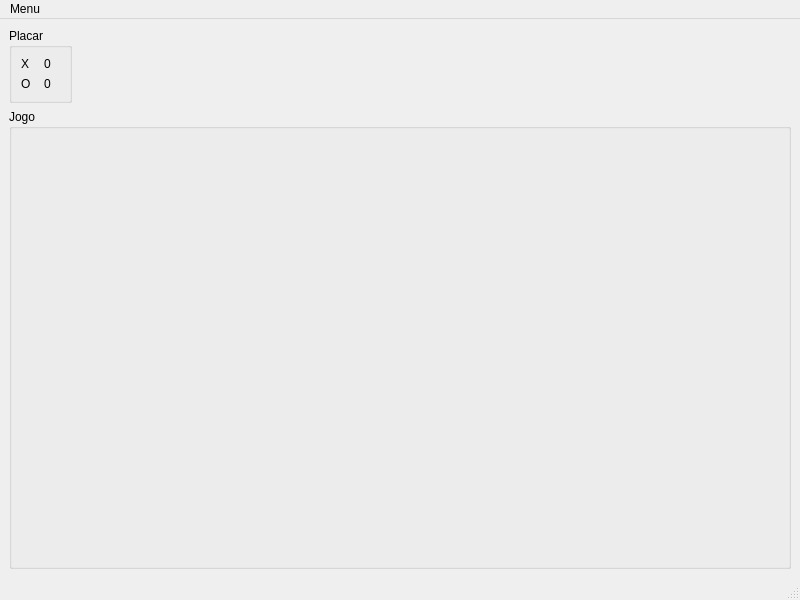
<?xml version="1.0" encoding="UTF-8"?>
<ui version="4.0">
 <class>MainWindow</class>
 <widget class="QMainWindow" name="MainWindow">
  <property name="geometry">
   <rect>
    <x>0</x>
    <y>0</y>
    <width>800</width>
    <height>600</height>
   </rect>
  </property>
  <property name="sizePolicy">
   <sizepolicy hsizetype="Fixed" vsizetype="Fixed">
    <horstretch>0</horstretch>
    <verstretch>0</verstretch>
   </sizepolicy>
  </property>
  <property name="windowTitle">
   <string>MainWindow</string>
  </property>
  <widget class="QWidget" name="centralwidget">
   <layout class="QVBoxLayout" name="verticalLayout">
    <item>
     <widget class="QGroupBox" name="groupBox">
      <property name="sizePolicy">
       <sizepolicy hsizetype="Fixed" vsizetype="Fixed">
        <horstretch>0</horstretch>
        <verstretch>0</verstretch>
       </sizepolicy>
      </property>
      <property name="title">
       <string>Placar</string>
      </property>
      <layout class="QGridLayout" name="gridLayout">
       <item row="0" column="0">
        <widget class="QLabel" name="label">
         <property name="text">
          <string>X</string>
         </property>
        </widget>
       </item>
       <item row="0" column="1">
        <widget class="QLabel" name="placar_x">
         <property name="text">
          <string>0</string>
         </property>
        </widget>
       </item>
       <item row="1" column="0">
        <widget class="QLabel" name="label_4">
         <property name="text">
          <string>O</string>
         </property>
        </widget>
       </item>
       <item row="1" column="1">
        <widget class="QLabel" name="placar_o">
         <property name="text">
          <string>0</string>
         </property>
        </widget>
       </item>
      </layout>
     </widget>
    </item>
    <item>
     <widget class="QGroupBox" name="jogo">
      <property name="title">
       <string>Jogo</string>
      </property>
     </widget>
    </item>
   </layout>
  </widget>
  <widget class="QMenuBar" name="menubar">
   <property name="geometry">
    <rect>
     <x>0</x>
     <y>0</y>
     <width>800</width>
     <height>27</height>
    </rect>
   </property>
   <widget class="QMenu" name="menuMenu">
    <property name="title">
     <string>Menu</string>
    </property>
    <addaction name="actionReset"/>
   </widget>
   <addaction name="menuMenu"/>
  </widget>
  <widget class="QStatusBar" name="statusbar"/>
  <action name="actionReset">
   <property name="text">
    <string>Recomeçar</string>
   </property>
  </action>
 </widget>
 <resources>
  <include location="../test.qrc"/>
 </resources>
 <connections/>
</ui>
